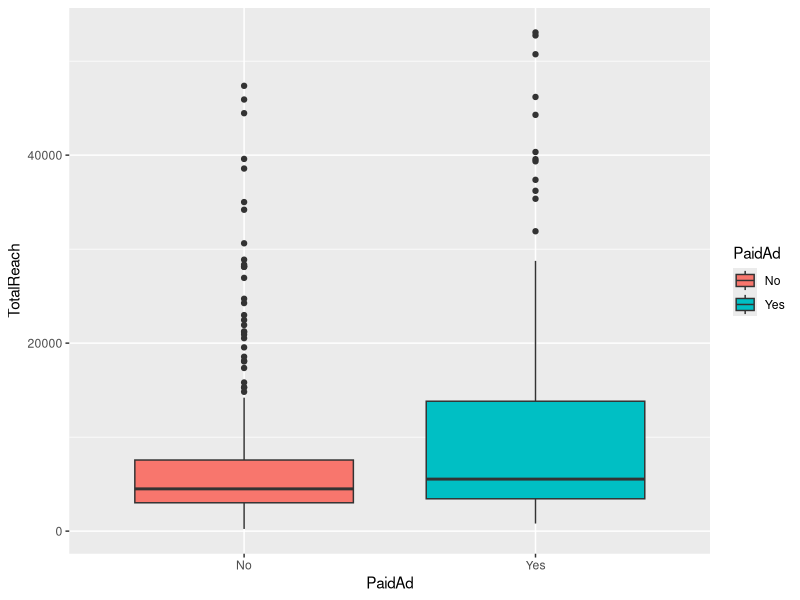
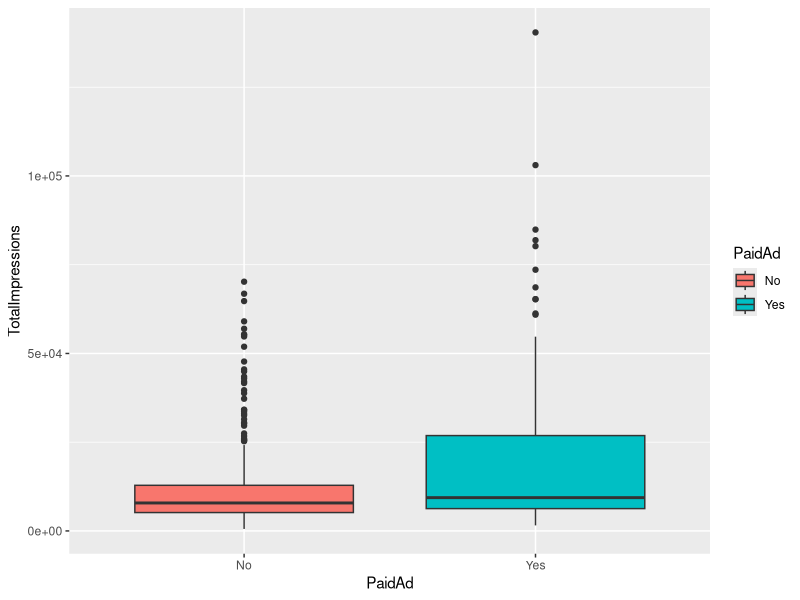
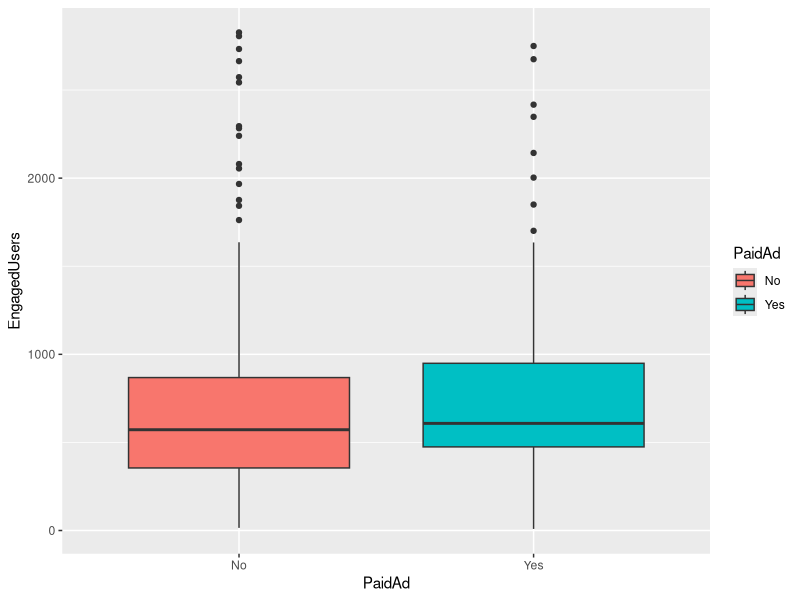
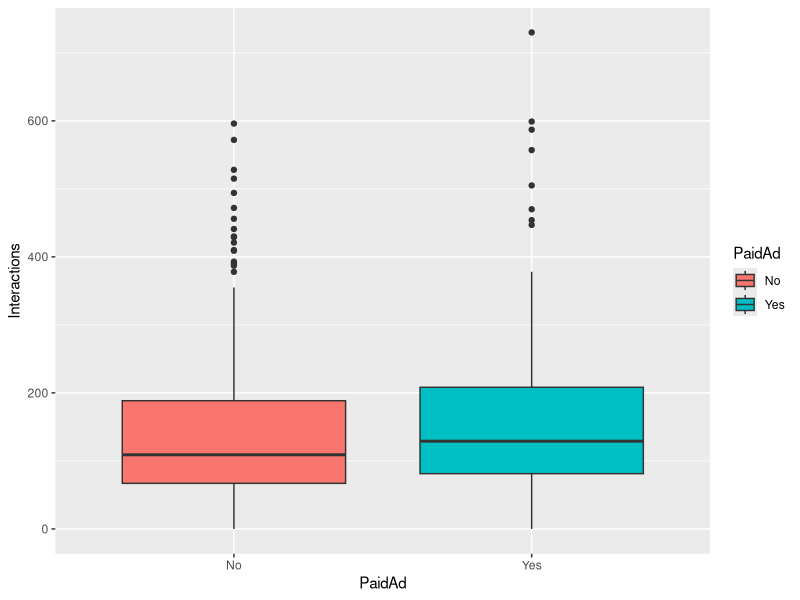
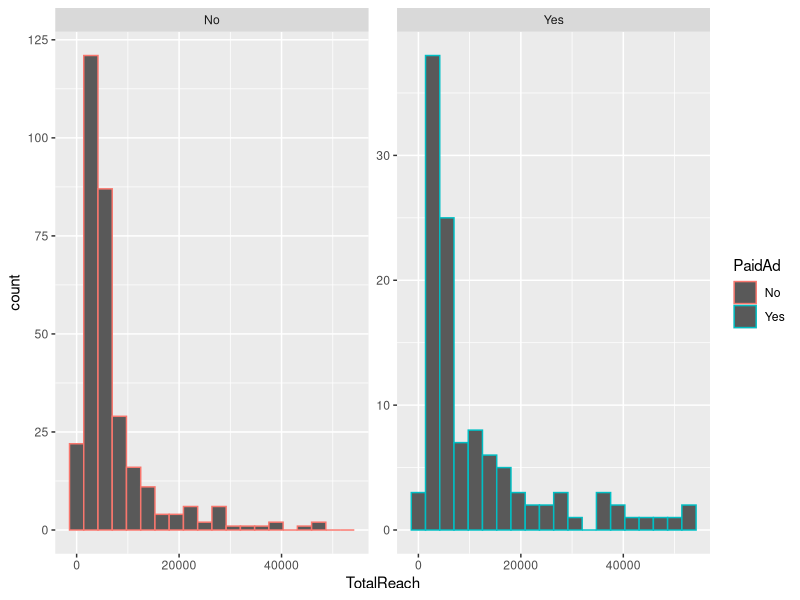
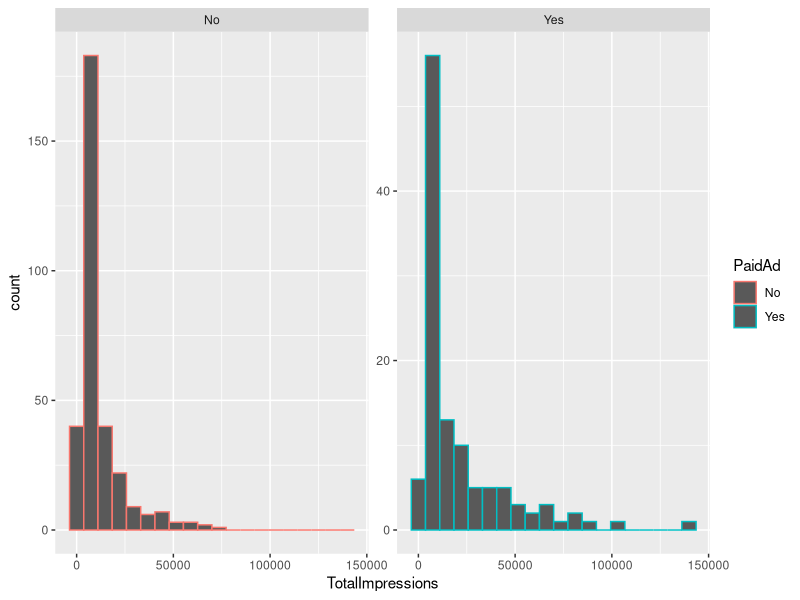
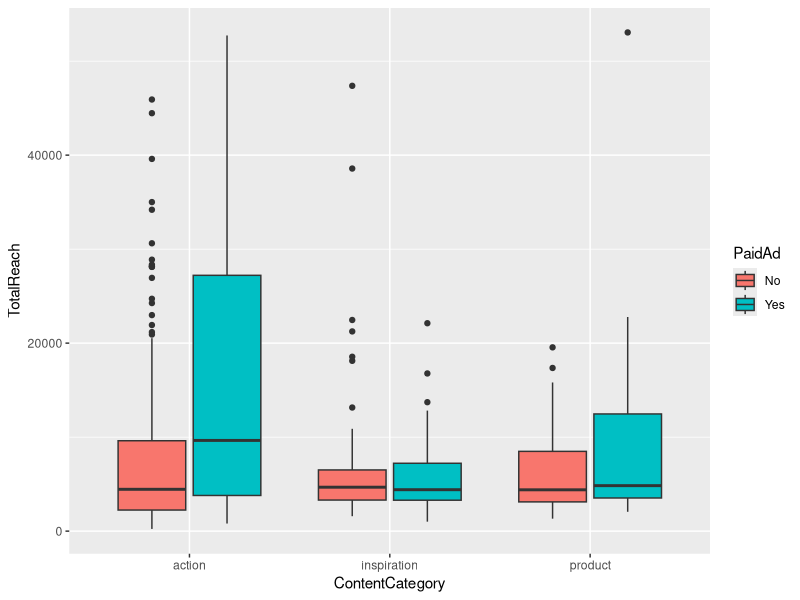
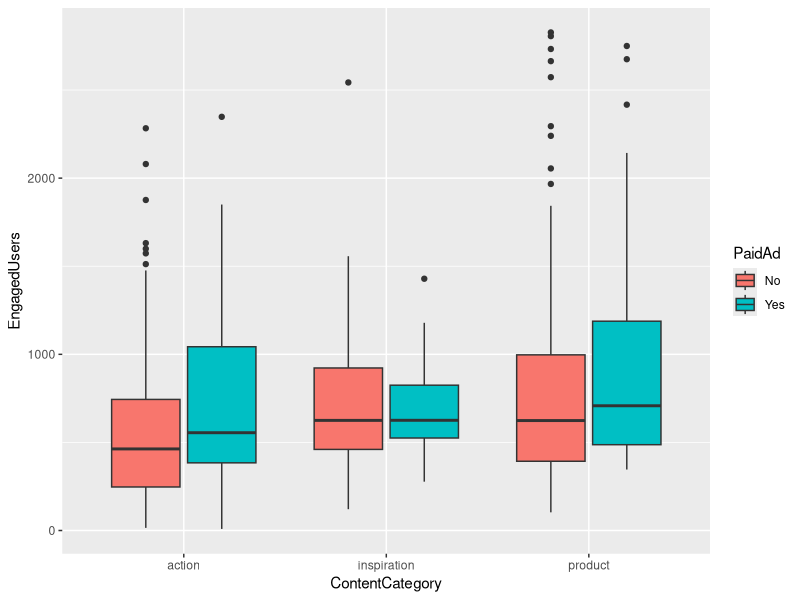

Write R code to recreate these figures, in order.
## ---- chunk 1
knitr::opts_chunk$set(out.width="70%", out.height="60%", fig.align="center", warning=FALSE, message=FALSE)

## ---- chunk 2
# Load libraries first if you know which ones you need
library(ggplot2)

# This needs to be done once to load the dataset into the environment.
facebook <- read.csv("facebook_cosmetics.csv", stringsAsFactors = TRUE)

# Look at the first few rows
head(facebook)
## ---- chunk 3
ggplot(facebook) + geom_boxplot(aes(x = PaidAd, y = TotalReach, fill = PaidAd))

# For efficiency, you should copy+paste the other boxplot code to produce this
ggplot(facebook) + geom_boxplot(aes(x = PaidAd, y = TotalImpressions, fill = PaidAd))

# For efficiency, you should copy+paste the other boxplot code to produce this
ggplot(facebook) + geom_boxplot(aes(x = PaidAd, y = EngagedUsers, fill = PaidAd))

# For efficiency, you should copy+paste the other boxplot code to produce this
ggplot(facebook) + geom_boxplot(aes(x = PaidAd, y = Interactions, fill = PaidAd))
## ---- chunk 4
ggplot(facebook) + 
  geom_histogram(aes(x = TotalReach, col = PaidAd), bins = 20) + 
  facet_wrap(~PaidAd, scales = "free_y")

# For efficiency, you should copy+paste the other histogram code to produce this
ggplot(facebook) + 
  geom_histogram(aes(x = TotalImpressions, col = PaidAd), bins = 20) + 
  facet_wrap(~PaidAd, scales = "free_y")
## ---- chunk 5
# We can also get some numerical summary statistics
facebook_not_paid <- subset(facebook, PaidAd == "No")
facebook_paid <- subset(facebook, PaidAd == "Yes")

summary(facebook_not_paid)
summary(facebook_paid)
## ---- chunk 6
# Compute the percentage in R
778.8 / 693.8 - 1  # as a decimal
(778.8 / 693.8 - 1) * 100  # as a percentage
## ---- chunk 7
# Boxplot of TotalReach divided by Content Category and Advertising
ggplot(facebook) + 
  geom_boxplot(aes(y=TotalReach, x = ContentCategory, fill = PaidAd)) 
## ---- chunk 8
# Frequency table of different categories.  
#   This checks if the boxplots are reliable.
table(facebook$ContentCategory, facebook$PaidAd)
## ---- chunk 9
# Boxplot of EngagedUsers divided by Content Category and Advertising
ggplot(facebook) + 
  geom_boxplot(aes(y=EngagedUsers, x = ContentCategory, fill = PaidAd)) 
## ---- chunk 10
ggplot(facebook) + 
  geom_histogram(aes(x = TotalImpressions, col = PaidAd), bins = 12) + 
  facet_grid(PaidAd~ContentCategory, scales = "free_y")
## ---- chunk 11
# This plot doesn't show much, but it is a proof of concept.
ggplot(facebook) + 
  geom_jitter(aes(y = EngagedUsers, x = PageLikes, col=PaidAd)) + facet_wrap(~PaidAd)
